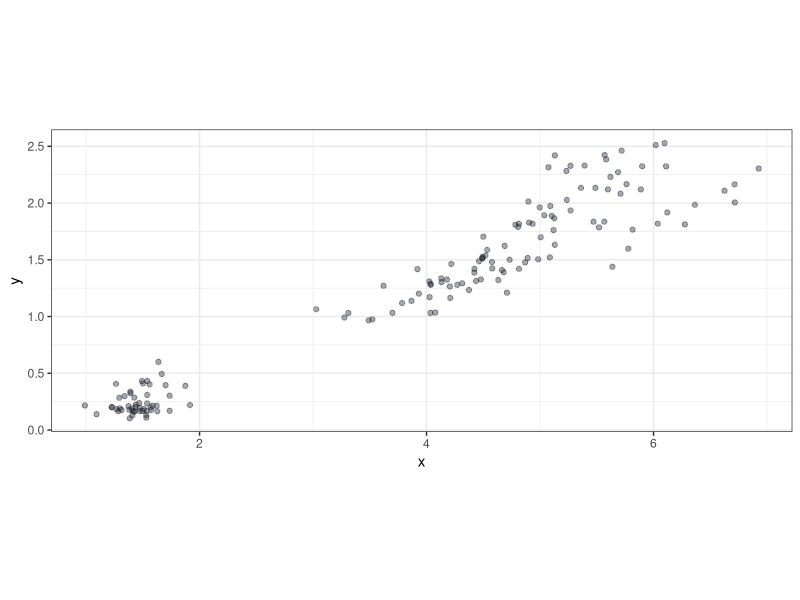
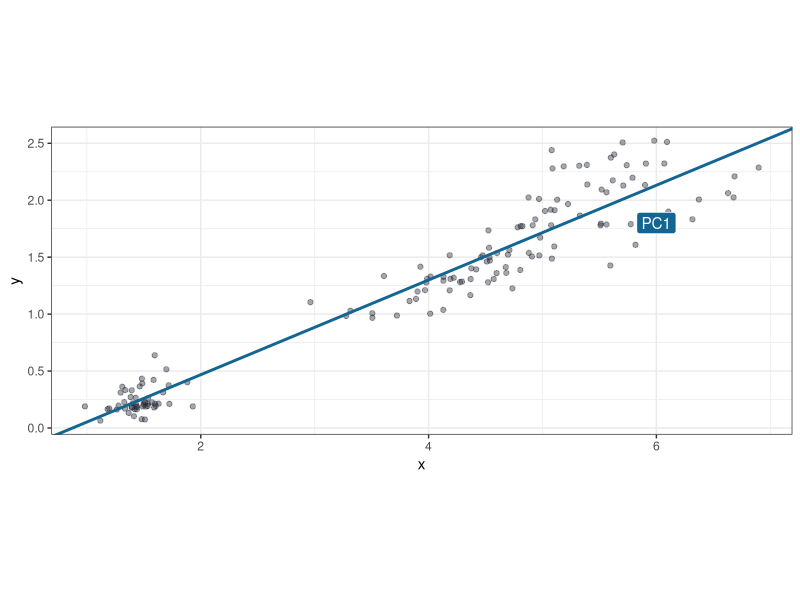
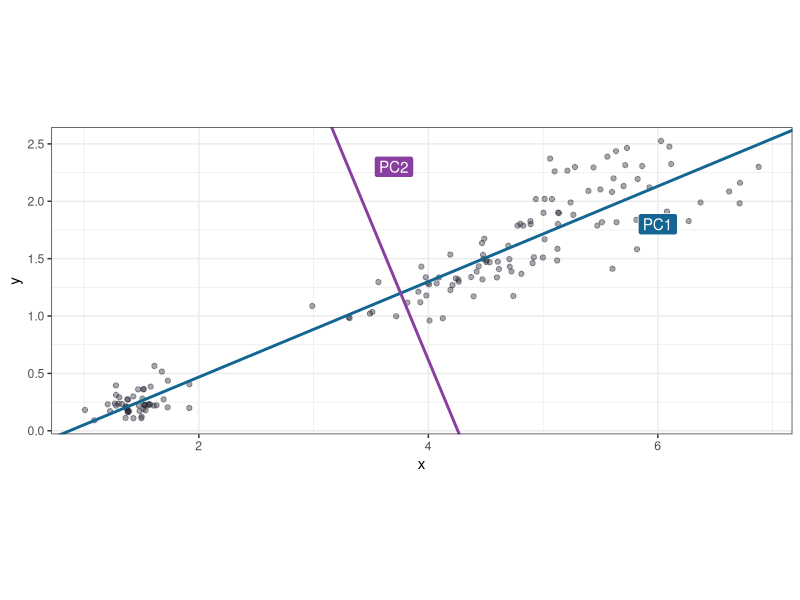
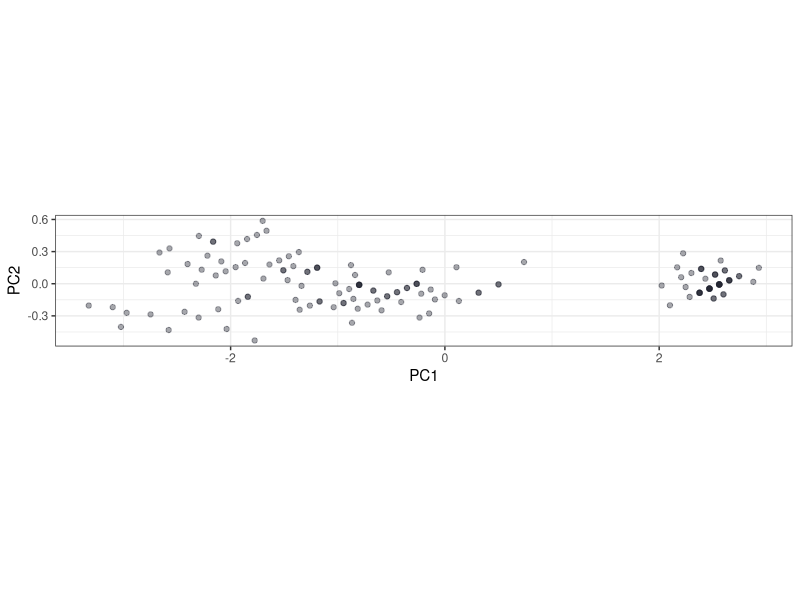

Write the R code that produced these figures, in order.
library(tidyverse)
col_theme <- c("#222430", "#136692", "#573253", "#883F9F", "#B2E4AB", "#B19EF8", "#69C4EC", "#35166E", "#6E3516", "#4F6E16", 
               "#136692", "#573632", "#325736", "#325357", "#9F3F56", "#569F3F", "#3F9F88", "#ABE4DD", "#DDABE4", "#E4ABB2", 
               "#F89EE5", "#E5F89E", "#9EF8B1", "#9169EC", "#EC9169", "#C4EC69", "#0390CA", "#3D03CA", "#CA3D03", "#90CA03")  # Color theme

tbl_iris_pca <- iris %>% dplyr::select(x = Petal.Length, y = Petal.Width) 

# Plot original
ggplot(tbl_iris_pca, aes(x, y)) +
  geom_jitter(col = col_theme[1], alpha = 0.4) +
  coord_fixed() +
  theme_bw()

# Fit PCA
fit_pca <- princomp(tbl_iris_pca)

# Get first PC line by lm
fit_lm <- lm(tbl_iris_pca$y ~ tbl_iris_pca$x)

# First PC 
slope_pca1 <- fit_lm$coefficients[2]
intercept_pca1 <- fit_lm$coefficients[1]
center_pca1 <- c(mean(tbl_iris_pca$x), mean(tbl_iris_pca$y))

# Plot with PC line 1
ggplot(tbl_iris_pca, aes(x, y)) +
  geom_jitter(col = col_theme[1], alpha = 0.4) +
  geom_abline(intercept = intercept_pca1, slope = slope_pca1, 
              col = col_theme[2], size = 1) +
  annotate(geom = "label", x = 6, y = 1.8, label = "PC1",
           fill = col_theme[2], col = "white") +
  coord_fixed() +
  theme_bw()

# Second PC by rotating PC1 by 90 degrees
slope_pca2 <- -1/fit_lm$coefficients[2]
intercept_pca2 <- center_pca1[2]-(center_pca1[1] * slope_pca2)

# Plot with PC line 1 & 2
ggplot(tbl_iris_pca, aes(x, y)) +
  geom_jitter(col = col_theme[1], alpha = 0.4) +
  geom_abline(intercept = intercept_pca1, slope = slope_pca1, 
              col = col_theme[2], size = 1) +
  annotate(geom = "label", x = 6, y = 1.8, label = "PC1",
           fill = col_theme[2], col = "white") +
  geom_abline(intercept = intercept_pca2, slope = slope_pca2, 
              col = col_theme[4], size = 1) +
  annotate(geom = "label", x = 3.7, y = 2.3, label = "PC2",
           fill = col_theme[4], col = "white") +
  coord_fixed() +
  theme_bw()

# Rotated
as.data.frame(-fit_pca$scores) %>% 
  ggplot(aes(Comp.1, Comp.2)) +
  geom_jitter(col = col_theme[1], alpha = 0.4) +
  coord_fixed() +
  labs(x = "PC1", y = "PC2") +
  theme_bw()